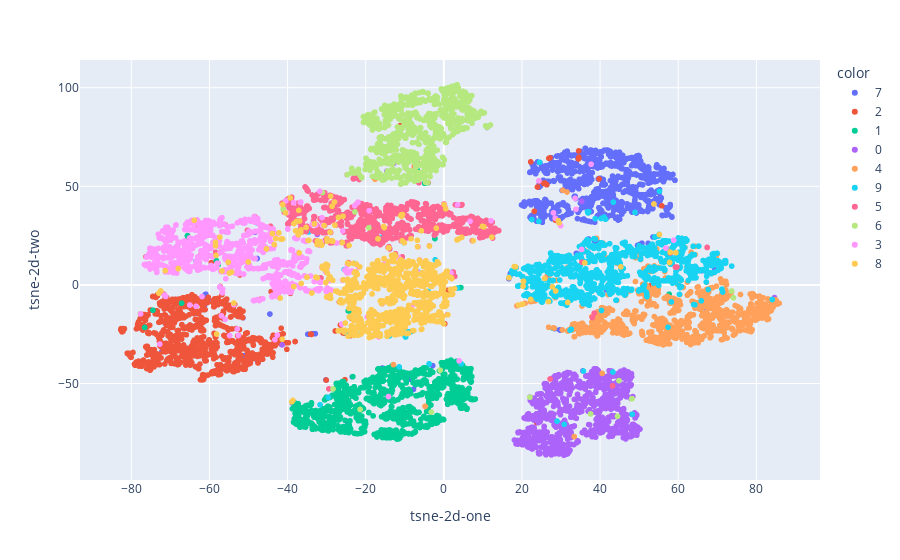

Source (notebook cell):
### Markdown cell above
From this plot, we see that similar digits are clustered together. For example “4” overlap with “9” and “5”.

In order to have an easier representation to read, we can apply a dimensionality reduction, called t-SNE, to visualize the latent code in a 2d space. We’ll fix the number of components equal to 2 for this reason.

### Code cell
from sklearn.manifold import TSNE

tsne = TSNE(n_components=2)
tsne_results = tsne.fit_transform(encoded_samples.drop(['label'],axis=1))
fig = px.scatter(tsne_results, x=0, y=1,
                 color=encoded_samples.label.astype(str),
                 labels={'0': 'tsne-2d-one', '1': 'tsne-2d-two'})
fig.show()

### Figure 1 — Plotly figure (JSON) as saved in the notebook; plotly's stock layout.template omitted (floating-point values rounded to 4 significant figures; data arrays with more than 128 entries replaced by an {"elided": "..."} marker saying what was removed)
{"data": [{"hovertemplate": "color=7<br>tsne-2d-one=%{x}<br>tsne-2d-two=%{y}<extra></extra>", "legendgroup": "7", "marker": {"color": "#636efa", "symbol": "circle"}, "mode": "markers", "name": "7", "showlegend": true, "type": "scattergl", "x": {"elided": "1028 float values"}, "xaxis": "x", "y": {"elided": "1028 float values"}, "yaxis": "y"}, {"hovertemplate": "color=2<br>tsne-2d-one=%{x}<br>tsne-2d-two=%{y}<extra></extra>", "legendgroup": "2", "marker": {"color": "#EF553B", "symbol": "circle"}, "mode": "markers", "name": "2", "showlegend": true, "type": "scattergl", "x": {"elided": "1032 float values"}, "xaxis": "x", "y": {"elided": "1032 float values"}, "yaxis": "y"}, {"hovertemplate": "color=1<br>tsne-2d-one=%{x}<br>tsne-2d-two=%{y}<extra></extra>", "legendgroup": "1", "marker": {"color": "#00cc96", "symbol": "circle"}, "mode": "markers", "name": "1", "showlegend": true, "type": "scattergl", "x": {"elided": "1135 float values"}, "xaxis": "x", "y": {"elided": "1135 float values"}, "yaxis": "y"}, {"hovertemplate": "color=0<br>tsne-2d-one=%{x}<br>tsne-2d-two=%{y}<extra></extra>", "legendgroup": "0", "marker": {"color": "#ab63fa", "symbol": "circle"}, "mode": "markers", "name": "0", "showlegend": true, "type": "scattergl", "x": {"elided": "980 float values"}, "xaxis": "x", "y": {"elided": "980 float values"}, "yaxis": "y"}, {"hovertemplate": "color=4<br>tsne-2d-one=%{x}<br>tsne-2d-two=%{y}<extra></extra>", "legendgroup": "4", "marker": {"color": "#FFA15A", "symbol": "circle"}, "mode": "markers", "name": "4", "showlegend": true, "type": "scattergl", "x": {"elided": "982 float values"}, "xaxis": "x", "y": {"elided": "982 float values"}, "yaxis": "y"}, {"hovertemplate": "color=9<br>tsne-2d-one=%{x}<br>tsne-2d-two=%{y}<extra></extra>", "legendgroup": "9", "marker": {"color": "#19d3f3", "symbol": "circle"}, "mode": "markers", "name": "9", "showlegend": true, "type": "scattergl", "x": {"elided": "1009 float values"}, "xaxis": "x", "y": {"elided": "1009 float values"}, "yaxis": "y"}, {"hovertemplate": "color=5<br>tsne-2d-one=%{x}<br>tsne-2d-two=%{y}<extra></extra>", "legendgroup": "5", "marker": {"color": "#FF6692", "symbol": "circle"}, "mode": "markers", "name": "5", "showlegend": true, "type": "scattergl", "x": {"elided": "892 float values"}, "xaxis": "x", "y": {"elided": "892 float values"}, "yaxis": "y"}, {"hovertemplate": "color=6<br>tsne-2d-one=%{x}<br>tsne-2d-two=%{y}<extra></extra>", "legendgroup": "6", "marker": {"color": "#B6E880", "symbol": "circle"}, "mode": "markers", "name": "6", "showlegend": true, "type": "scattergl", "x": {"elided": "958 float values"}, "xaxis": "x", "y": {"elided": "958 float values"}, "yaxis": "y"}, {"hovertemplate": "color=3<br>tsne-2d-one=%{x}<br>tsne-2d-two=%{y}<extra></extra>", "legendgroup": "3", "marker": {"color": "#FF97FF", "symbol": "circle"}, "mode": "markers", "name": "3", "showlegend": true, "type": "scattergl", "x": {"elided": "1010 float values"}, "xaxis": "x", "y": {"elided": "1010 float values"}, "yaxis": "y"}, {"hovertemplate": "color=8<br>tsne-2d-one=%{x}<br>tsne-2d-two=%{y}<extra></extra>", "legendgroup": "8", "marker": {"color": "#FECB52", "symbol": "circle"}, "mode": "markers", "name": "8", "showlegend": true, "type": "scattergl", "x": {"elided": "974 float values"}, "xaxis": "x", "y": {"elided": "974 float values"}, "yaxis": "y"}], "layout": {"legend": {"title": {"text": "color"}, "tracegroupgap": 0}, "margin": {"t": 60}, "xaxis": {"anchor": "y", "domain": [0, 1], "title": {"text": "tsne-2d-one"}}, "yaxis": {"anchor": "x", "domain": [0, 1], "title": {"text": "tsne-2d-two"}}}}
